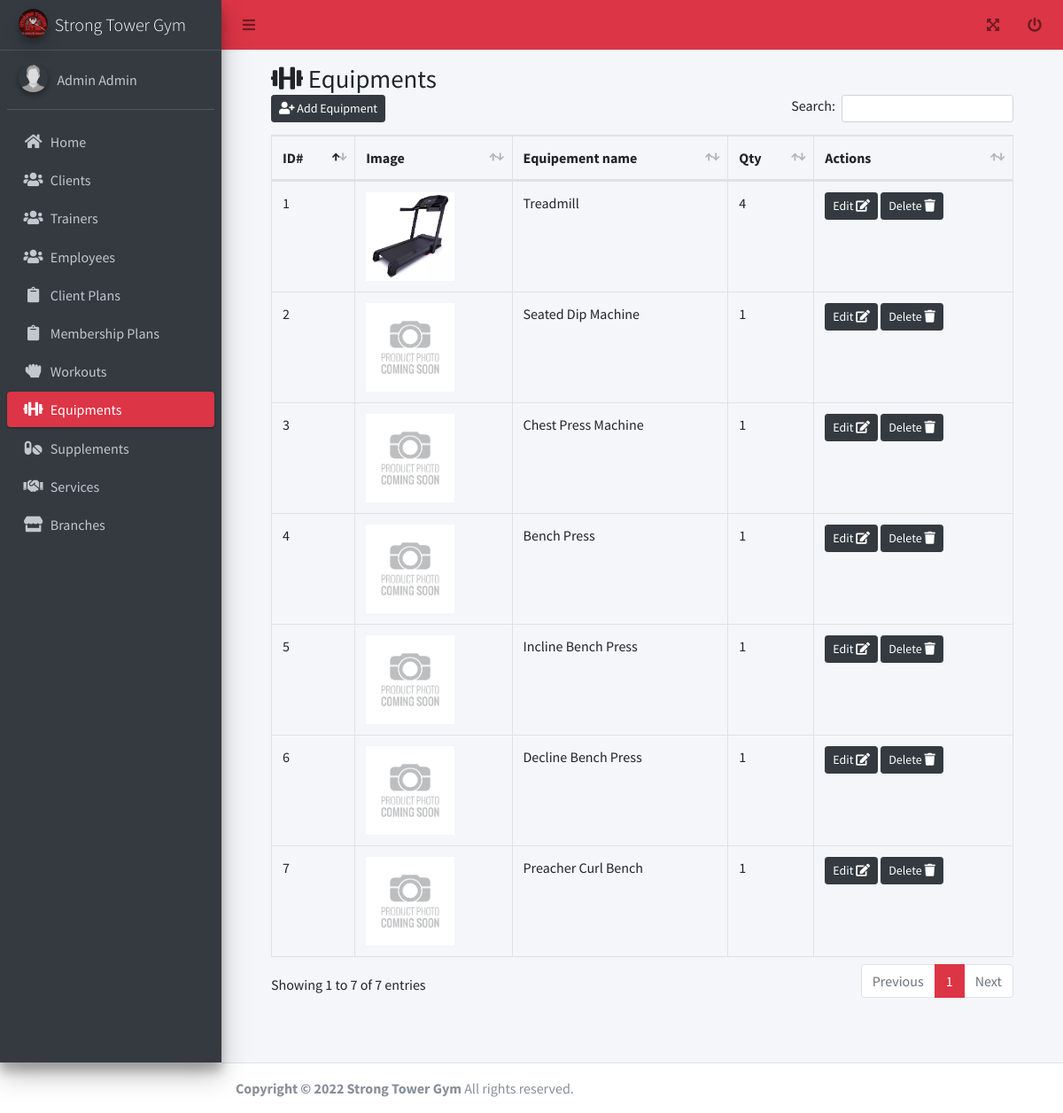
Page /admin/equipments.php (signed in) on the committed database.
### tables this page shows
CREATE TABLE `tbl_equipment` (
  `id` int(11) NOT NULL AUTO_INCREMENT,
  `image` text DEFAULT NULL,
  `name` varchar(255) DEFAULT NULL,
  `qty` int(11) DEFAULT NULL,
  `description` text DEFAULT NULL,
  `created_date` datetime DEFAULT current_timestamp(),
  `updated_date` datetime DEFAULT current_timestamp(),
  `deleted_flag` tinyint(4) DEFAULT 0,
  PRIMARY KEY (`id`)
);

### functions.php (called while the page is built, shortened)
<?php
function get_list($sql)
{
  $data = array();
  $result = mysqli_query($_SESSION['conn'], $sql);
  while ($row = mysqli_fetch_assoc($result)) {
    $data[] = $row;
  }
  return $data;
}

### admin/equipments.php (the view, shortened to what this page needs)
<?php include('header.php'); ?>
<link rel="stylesheet" href="../adminlte/plugins/datatables-bs4/css/dataTables.bootstrap4.min.css">
<link rel="stylesheet" href="../adminlte/plugins/datatables-responsive/css/responsive.bootstrap4.min.css">
<link rel="stylesheet" href="../adminlte/plugins/datatables-buttons/css/buttons.bootstrap4.min.css">
<div>
  <div class="content-wrapper">
    <div class="content-header">
      <div class="container-fluid" id="content">
        <div class="row mb-2">
          <div class="col-sm-12">
            <h1 class="m-0"><i class="fa fa-dumbbell"></i> Equipments</h1>
          </div>
          <div class="col-sm-12">
            <table id="example2" class="table table-bordered table-hover dataTable dtr-inline" aria-describedby="example2_info">
              <thead>
                <tr>
                  <th>ID#</th>
                  <th>Image</th>
                  <th>Equipement name</th>
                  <th>Qty</th>
                  <?php if (in_array($_SESSION['user']->access_id, array(1, 2))) { ?>
                    <th>Actions</th>
                  <?php } ?>
                </tr>
              </thead>
              <tbody>
                <?php foreach (get_list("select * from tbl_equipment where deleted_flag = 0") as $res) { ?>
                  <tr>
                    <td><?php echo $res['id']; ?></td>
                    <td><img src="../equipments/<?php echo $res['image']; ?>" style="width:100px;height:100px;object-fit:contain"></td>
                    <td><?php echo ucfirst($res['name']); ?></td>
                    <td><?php echo ucfirst($res['qty']); ?></td>
                    <?php if (in_array($_SESSION['user']->access_id, array(1, 2))) { ?>
                      <td>
                        <form method="post">
                          <a href="edit_equipment.php?id=<?= $res['id']; ?>" class="btn btn-sm btn-dark"> Edit <i class="fa fa-edit"></i> </a>
                          <button type="submit" class="btn btn-sm btn-dark" name="delete" value="<?php echo $res['id']; ?>"> Delete <i class="fa fa-trash"></i> </button>
                        </form>
                      </td>
                    <?php } ?>
                  </tr>
                <?php } ?>
              </tbody>
            </table>
          </div>
        </div>
      </div>
    </div>
  </div>
</div>
</div>
<?php include('footer.php'); ?>

### adminlte/css/admin.css (style rules this page uses)
#content { padding: 3em; padding-top: 0px; min-height: 85vh; }

### rows in the picture
tbl_equipment: id "1", image (picture), name "Treadmill", qty "4"
tbl_equipment: id "2", image (placeholder picture), name "Seated Dip Machine", qty "1"
tbl_equipment: id "3", image (placeholder picture), name "Chest Press Machine", qty "1"
tbl_equipment: id "4", image (placeholder picture), name "Bench Press", qty "1"
tbl_equipment: id "5", image (placeholder picture), name "Incline Bench Press", qty "1"
tbl_equipment: id "6", image (placeholder picture), name "Decline Bench Press", qty "1"
tbl_equipment: id "7", image (placeholder picture), name "Preacher Curl Bench", qty "1"

### other values in the picture
$_SESSION['user']->first_name "Admin"
$_SESSION['user']->last_name "Admin"
